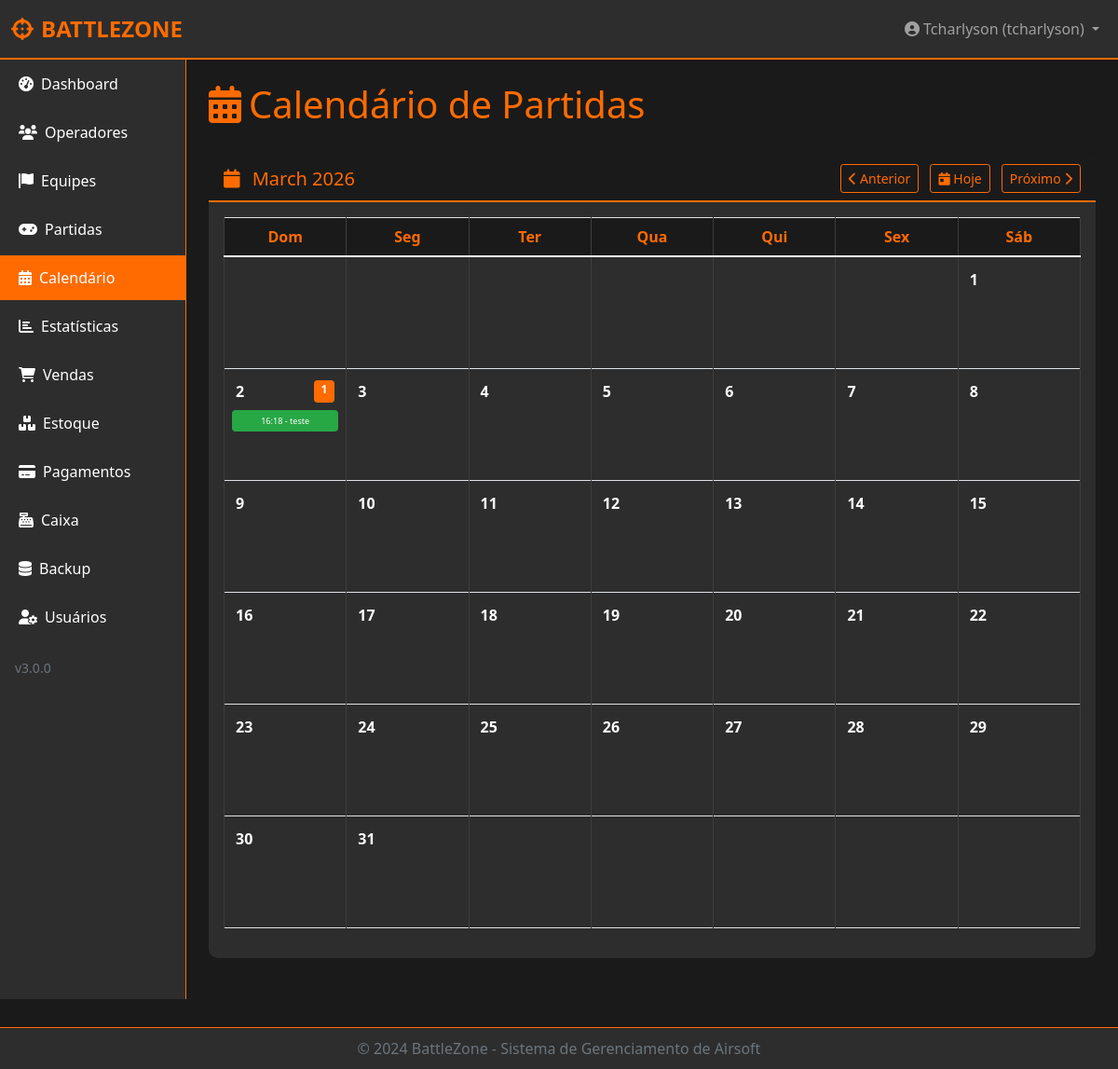
The page /calendario (signed in) on the database its author committed.
### backend/models.py (models this page shows, shortened)
class User(UserMixin, db.Model):
    __tablename__ = 'users'
    id = db.Column(db.Integer, primary_key=True)
    username = db.Column(db.String(80), unique=True, nullable=False)
    nome = db.Column(db.String(120), nullable=False)
    email = db.Column(db.String(120), unique=True, nullable=False)
    cpf = db.Column(db.String(14), unique=True, nullable=True)
    telefone = db.Column(db.String(20), nullable=True)
    data_nascimento = db.Column(db.String(10), nullable=True)
    idade = db.Column(db.Integer, nullable=True)
    password_hash = db.Column(db.String(200), nullable=False)
    salt = db.Column(db.String(32), nullable=False)
    nivel = db.Column(db.String(20), nullable=False, default='operador')
    status = db.Column(db.String(20), default='pendente')
    tentativas = db.Column(db.Integer, default=0)
    session_token = db.Column(db.String(100), unique=True, nullable=True)
    last_activity = db.Column(db.DateTime, default=datetime.utcnow)
    created_at = db.Column(db.DateTime, default=datetime.utcnow)
    approved_at = db.Column(db.DateTime, nullable=True)
    approved_by = db.Column(db.String(80), nullable=True)
    last_login = db.Column(db.DateTime, nullable=True)
    partidas_criadas = db.relationship('Partida', back_populates='criador', lazy=True, foreign_keys='Partida.created_by')
    operador_id = db.Column(db.Integer, db.ForeignKey('operadores.id'), nullable=True)
    operador = db.relationship('Operador', backref='usuario', uselist=False)
    two_factor_enabled = db.Column(db.Boolean, default=False)
    two_factor_secret = db.Column(db.String(32), nullable=True)  # Segredo TOTP em base32
    backup_codes = db.Column(db.Text, nullable=True)  # JSON com códigos de backup
    two_factor_verified_at = db.Column(db.DateTime, nullable=True)
    password_reset_token = db.Column(db.String(100), unique=True, nullable=True)
    password_reset_expires = db.Column(db.DateTime, nullable=True)
    terms_accepted = db.Column(db.Boolean, default=False)
    terms_accepted_date = db.Column(db.DateTime, nullable=True)
    def tem_permissao(self, recurso):
        if self.nivel == 'admin':
            return True

class Partida(db.Model):
    __tablename__ = 'partidas'
    id = db.Column(db.Integer, primary_key=True)
    old_id = db.Column(db.String(50), unique=True, nullable=True)
    nome = db.Column(db.String(100), nullable=False)
    data = db.Column(db.String(20), nullable=False)
    horario = db.Column(db.String(10), nullable=False)
    campo = db.Column(db.String(20), nullable=False)
    plano = db.Column(db.String(50), nullable=False)
    tempo = db.Column(db.String(20), nullable=False)
    modo = db.Column(db.String(50), nullable=False)
    tipo_participacao = db.Column(db.String(20), default='individual')
    valor_total = db.Column(db.Float, default=0)
    valor_por_participante = db.Column(db.Float, default=0)
    bbs_por_pessoa = db.Column(db.Integer, default=0)
    total_bbs = db.Column(db.Integer, default=0)
    status = db.Column(db.String(20), default='Agendada')
    finalizada = db.Column(db.Boolean, default=False)
    equipe_vencedora = db.Column(db.String(20), nullable=True)
    placar_equipe1 = db.Column(db.Integer, default=0)
    placar_equipe2 = db.Column(db.Integer, default=0)
    mvp_id = db.Column(db.Integer, db.ForeignKey('operadores.id'), nullable=True)
    pagamento = db.Column(db.String(20), default='Pendente')
    version = db.Column(db.Integer, default=1)
    locked_by = db.Column(db.Integer, db.ForeignKey('users.id'), nullable=True)
    locked_at = db.Column(db.DateTime, nullable=True)
    created_at = db.Column(db.DateTime, default=datetime.utcnow)
    created_by = db.Column(db.Integer, db.ForeignKey('users.id'), nullable=True)
    mvp = db.relationship('Operador', foreign_keys=[mvp_id])
    criador = db.relationship('User', foreign_keys=[created_by], back_populates='partidas_criadas')
    participantes = db.relationship('PartidaParticipante', back_populates='partida', cascade='all, delete-orphan')

### app.py (the view)
@app.route('/calendario')
@login_required
@requer_permissao('calendario')
@operador_session_required
def calendario():
    import calendar
    import json
    mes = request.args.get('mes', type=int, default=datetime.now().month)
    ano = request.args.get('ano', type=int, default=datetime.now().year)
    if not (1 <= mes <= 12):
        mes = datetime.now().month
    if ano < 2000 or ano > 2100:
        ano = datetime.now().year
    é_operador = current_user.nivel == 'operador'
    hoje_str = datetime.now().strftime('%d/%m/%Y')
    todas_partidas = Partida.query.all()
    partidas = []
    partidas_por_dia = {}
    for p in todas_partidas:
        try:
            data_p = datetime.strptime(p.data, '%d/%m/%Y')
            if é_operador and p.data != hoje_str:
                continue
            if data_p.month == mes and data_p.year == ano:
                partidas.append(p)
                dia = data_p.day
                if dia not in partidas_por_dia:
                    partidas_por_dia[dia] = []
                partidas_por_dia[dia].append(p)
        except:
            continue
    cal = calendar.monthcalendar(ano, mes)
    return render_template('calendario.html',
                         cal=cal,
                         mes=mes,
                         ano=ano,
                         mes_nome=calendar.month_name[mes],
                         partidas_por_dia=partidas_por_dia)

### frontend/templates/calendario.html (shortened to what this page needs)
{% extends "base.html" %}
{% block content %}
<div class="d-flex justify-content-between align-items-center mb-4">
    <h1 class="text-laranja"><i class="fas fa-calendar-alt me-2"></i>Calendário de Partidas</h1>
</div>
<div class="card">
    <div class="card-header">
        <div class="d-flex justify-content-between align-items-center">
            <h5 class="mb-0">
                <i class="fas fa-calendar me-2 text-laranja"></i>
                {{ mes_nome }} {{ ano }}
            </h5>
            <div>
                {% if current_user.nivel != 'operador' %}
                <a href="{{ url_for('calendario', mes=mes-1, ano=ano if mes > 1 else ano-1) }}" class="btn btn-sm btn-outline-laranja">
                    <i class="fas fa-chevron-left"></i> Anterior
                </a>
                <a href="{{ url_for('calendario') }}" class="btn btn-sm btn-outline-laranja mx-2">
                    <i class="fas fa-calendar-day"></i> Hoje
                </a>
                <a href="{{ url_for('calendario', mes=mes+1, ano=ano if mes < 12 else ano+1) }}" class="btn btn-sm btn-outline-laranja">
                    Próximo <i class="fas fa-chevron-right"></i>
                </a>
                {% else %}
                <a href="{{ url_for('calendario') }}" class="btn btn-sm btn-outline-laranja">
                    <i class="fas fa-calendar-day"></i> Hoje
                </a>
                {% endif %}
            </div>
        </div>
    </div>
    <div class="card-body">
        <table class="table table-bordered text-center">
            <thead>
                <tr>
                    <th style="color: #FF6B00;">Dom</th>
                    <th style="color: #FF6B00;">Seg</th>
                    <th style="color: #FF6B00;">Ter</th>
                    <th style="color: #FF6B00;">Qua</th>
                    <th style="color: #FF6B00;">Qui</th>
                    <th style="color: #FF6B00;">Sex</th>
                    <th style="color: #FF6B00;">Sáb</th>
                </tr>
            </thead>
            <tbody>
                {% for semana in cal %}
                <tr>
                    {% for dia in semana %}
                    <td style="height: 120px; width: 14%; vertical-align: top; {% if dia == 0 %}background-color: #2D2D2D;{% endif %}">
                        {% if dia != 0 %}
                            <div class="d-flex justify-content-between p-1"
                                 style="cursor: pointer;"
                                 onclick="verDia({{ dia }})">
                                <strong>{{ dia }}</strong>
                                {% if partidas_por_dia[dia] %}
                                    <span class="badge" style="background-color: #FF6B00;">
                                        {{ partidas_por_dia[dia]|length }}
                                    </span>
                                {% endif %}
                            </div>
                            {% if partidas_por_dia[dia] %}
                                <div class="mt-1" style="font-size: 0.7rem; max-height: 70px; overflow-y: auto;">
                                    {% for partida in partidas_por_dia[dia][:3] %}
                                        <div class="mb-1 p-1 rounded text-white"
                                             style="background-color: {% if partida.status == 'Finalizada' %}#28a745{% else %}#007bff{% endif %}; cursor: pointer; font-size: 0.65rem;"
                                             onclick="event.stopPropagation(); verPartida({{ partida.id }})">
                                            <small>{{ partida.horario }} - {{ partida.nome|truncate(12) }}</small>
                                        </div>
                                    {% endfor %}
                                </div>
                            {% endif %}
                        {% endif %}
                    </td>
                    {% endfor %}
                </tr>
                {% endfor %}
            </tbody>
        </table>
    </div>
</div>
{% endblock %}

### frontend/templates/base.html (shortened to what this page needs)
<!DOCTYPE html>
<html lang="pt-BR">
<head>
    <link href="https://cdn.jsdelivr.net/npm/bootstrap@5.1.3/dist/css/bootstrap.min.css" rel="stylesheet">
    <link rel="stylesheet" href="https://cdnjs.cloudflare.com/ajax/libs/font-awesome/6.0.0/css/all.min.css">
</head>
<body>
    <nav class="navbar navbar-expand-lg navbar-dark">
        <div class="container-fluid">
            {% if current_user.is_authenticated %}
                <a class="navbar-brand" href="{{ url_for('dashboard') }}">
                    <i class="fas fa-crosshairs me-2"></i>BATTLEZONE
                </a>
            {% else %}
                <a class="navbar-brand" href="{{ url_for('index') }}#sobre">
                    <i class="fas fa-crosshairs me-2"></i>BATTLEZONE
                </a>
            {% endif %}
            <div class="collapse navbar-collapse" id="navbarNav">
                <ul class="navbar-nav ms-auto">
                    {% if current_user.is_authenticated %}
                    <li class="nav-item dropdown">
                        <a class="nav-link dropdown-toggle" href="#" id="userDropdown" role="button" data-bs-toggle="dropdown">
                            <i class="fas fa-user-circle me-1"></i>{{ current_user.nome }} ({{ current_user.warname or current_user.username }})
                        </a>
                    </li>
                    {% endif %}
                </ul>
            </div>
        </div>
    </nav>
    <div class="container-fluid">
        <div class="row">
            {% if current_user.is_authenticated %}
            <div class="col-md-2 p-0 sidebar">
                <div class="nav flex-column">
                    <a class="nav-link {% if request.endpoint == 'dashboard' %}active{% endif %}" href="{{ url_for('dashboard') }}">
                        <i class="fas fa-tachometer-alt me-2"></i>Dashboard
                    </a>
                    {% if current_user.tem_permissao('operadores') %}
                    <a class="nav-link {% if request.endpoint in ['listar_operadores', 'novo_operador', 'ver_operador', 'editar_operador'] %}active{% endif %}" href="{{ url_for('listar_operadores') }}">
                        <i class="fas fa-users me-2"></i>Operadores
                    </a>
                    {% endif %}
                    {% if current_user.tem_permissao('equipes') %}
                    <a class="nav-link {% if request.endpoint in ['listar_equipes', 'nova_equipe', 'ver_equipe', 'editar_equipe'] %}active{% endif %}" href="{{ url_for('listar_equipes') }}">
                        <i class="fas fa-flag me-2"></i>Equipes
                    </a>
                    {% endif %}
                    {% if current_user.tem_permissao('partidas') %}
                    <a class="nav-link {% if request.endpoint in ['listar_partidas', 'nova_partida', 'ver_partida'] %}active{% endif %}" href="{{ url_for('listar_partidas') }}">
                        <i class="fas fa-gamepad me-2"></i>Partidas
                    </a>
                    {% endif %}
                    {% if current_user.tem_permissao('calendario') %}
                    <a class="nav-link {% if request.endpoint == 'calendario' %}active{% endif %}" href="{{ url_for('calendario') }}">
                        <i class="fas fa-calendar-alt me-2"></i>Calendário
                    </a>
                    {% endif %}
                    {% if current_user.tem_permissao('estatisticas') %}
                    <a class="nav-link {% if request.endpoint == 'estatisticas' %}active{% endif %}" href="{{ url_for('estatisticas') }}">
                        <i class="fas fa-chart-bar me-2"></i>Estatísticas
                    </a>
                    {% endif %}
                    {% if current_user.tem_permissao('vendas') %}
                    <a class="nav-link {% if request.endpoint in ['listar_vendas', 'nova_venda'] %}active{% endif %}" href="{{ url_for('listar_vendas') }}">
                        <i class="fas fa-shopping-cart me-2"></i>Vendas
                    </a>
                    {% endif %}
                    {% if current_user.tem_permissao('estoque') %}
                    <a class="nav-link {% if request.endpoint in ['listar_estoque', 'novo_item', 'editar_item'] %}active{% endif %}" href="{{ url_for('listar_estoque') }}">
                        <i class="fas fa-boxes me-2"></i>Estoque
                    </a>
                    {% endif %}
                    {% if current_user.nivel in ['admin', 'gerente', 'financeiro'] %}
                    <a class="nav-link {% if request.endpoint in ['pagamentos.listar_pagamentos', 'pagamentos.registrar_pagamento', 'pagamentos.editar_pagamento'] %}active{% endif %}" href="{{ url_for('pagamentos.listar_pagamentos') }}">
                        <i class="fas fa-credit-card me-2"></i>Pagamentos
                    </a>
                    {% endif %}
                    {% if current_user.tem_permissao('caixa') %}
                    <a class="nav-link {% if request.endpoint == 'caixa' %}active{% endif %}" href="{{ url_for('caixa') }}">
                        <i class="fas fa-cash-register me-2"></i>Caixa
                    </a>
                    {% endif %}
                    {% if current_user.nivel in ['admin', 'gerente'] %}
                    <a class="nav-link {% if request.endpoint == 'admin_backups' %}active{% endif %}" href="{{ url_for('admin_backups') }}">
                        <i class="fas fa-database me-2"></i>Backup
                    </a>
                    {% endif %}
                    {% if current_user.nivel in ['admin', 'gerente'] %}
                    <a class="nav-link {% if request.endpoint == 'admin_usuarios' %}active{% endif %}" href="{{ url_for('admin_usuarios') }}">
                        <i class="fas fa-user-cog me-2"></i>Usuários
                    </a>
                    {% endif %}
                </div>
                <div class="mt-auto p-3">
                    <small class="text-muted">v3.0.0</small>
                </div>
            </div>
            {% endif %}
            <div class="{% if current_user.is_authenticated %}col-md-10{% else %}col-md-12{% endif %} p-4">
                {% block content %}{% endblock %}
            </div>
        </div>
    </div>
    {% if current_user.is_authenticated %}
    <footer class="footer">
        <div class="container">
            <span>&copy; 2024 BattleZone - Sistema de Gerenciamento de Airsoft</span>
        </div>
    </footer>
    {% endif %}
</body>
</html>

### rows shown on the page
User: nome "Tcharlyson", username "tcharlyson"
Partida: horario "16:18", nome "teste"

### other values the page prints
{{ mes_nome }} "March"
{{ ano }} "2026"
{{ dia }} "1" "2" "3" "4" "5" "6" "7" "8" "9" "10" "11" "12" "13" "14" "15" "16" "17" "18" "19" "20" "21" "22" "23" "24" "25" "26" "27" "28" "29" "30" "31"
{{ partidas_por_dia[dia]|length }} "1"
